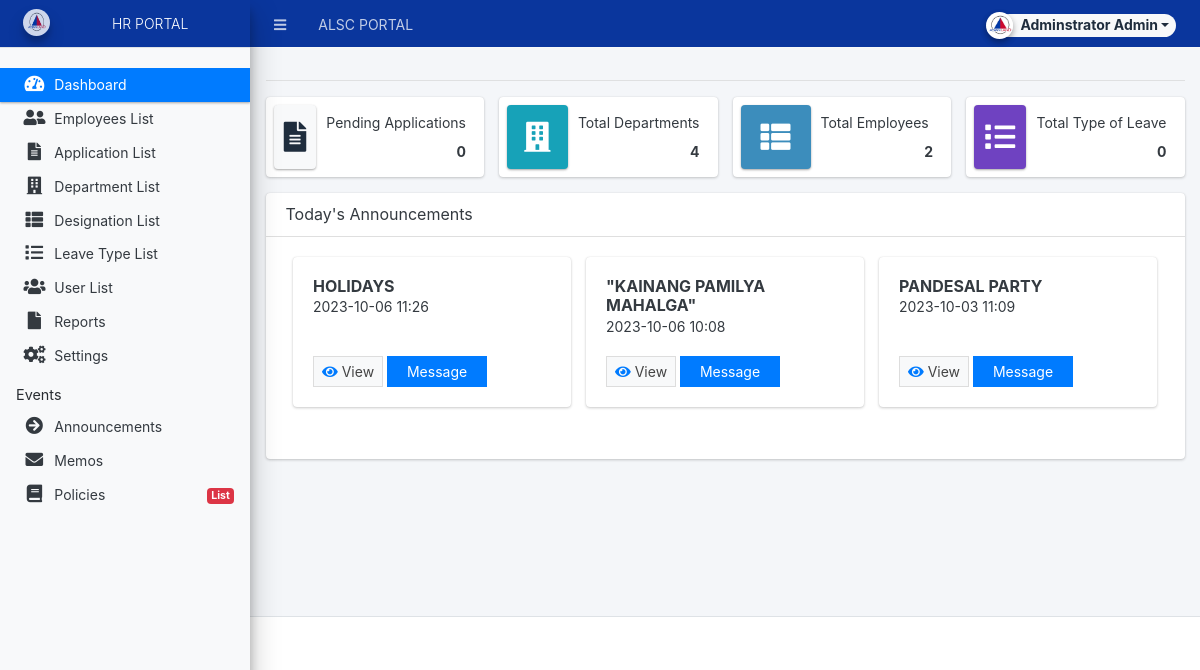
/admin/index.php (signed in), run on an earlier commit of the app's database.
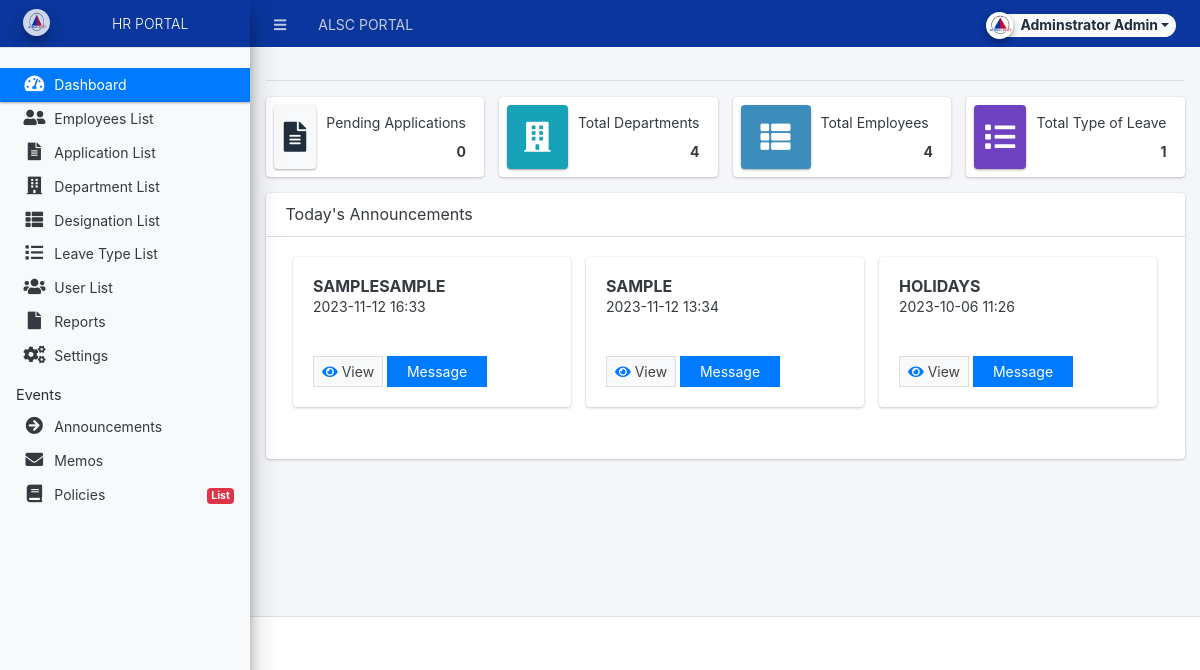
And on a later commit of the database.
### tables this page shows
CREATE TABLE `announcement_list` (
  `id` int(30) NOT NULL,
  `title` text NOT NULL,
  `description` text NOT NULL,
  `date_created` datetime NOT NULL DEFAULT current_timestamp(),
  `date_updated` datetime DEFAULT NULL ON UPDATE current_timestamp(),
  `to_` text NOT NULL,
  `from_` text NOT NULL,
  `date_` datetime NOT NULL,
  `cc_` text NOT NULL,
  `ref_` text NOT NULL,
  `re_` text NOT NULL,
  `message` text NOT NULL
);

### classes/DBConnection.php (called while the page is built, shortened)
<?php
class DBConnection{
    private $host = DB_SERVER;
    private $username = DB_USERNAME;
    private $password = DB_PASSWORD;
    private $database = DB_NAME;
    public $conn;
    public function __construct(){
        if (!isset($this->conn)) {
            $this->conn = new mysqli($this->host, $this->username, $this->password, $this->database);
        }
    }
}
?>

### classes/SystemSettings.php (called while the page is built, shortened)
<?php
class SystemSettings extends DBConnection{
	function userdata($field = ''){
		if(!empty($field)){
			if(isset($_SESSION['userdata'][$field]))
				return $_SESSION['userdata'][$field];
			else
				return null;
		}else{
			return false;
		}
	}
}
$_settings = new SystemSettings();
?>

### admin/home.php (the view, shortened to what this page needs)
<hr class="bg-light">
<?php if($_settings->userdata('type') != 3): ?>
<div class="row">
          <div class="col-12 col-sm-6 col-md-3">
            <div class="info-box">
              <span class="info-box-icon bg-light elevation-1"><i class="fas fa-file-alt"></i></span>
              <div class="info-box-content">
                <span class="info-box-text">Pending Applications</span>
                <span class="info-box-number text-right">
                  <?php
                    $pending = $conn->query("SELECT * FROM `leave_applications` where type != 0 and status = 0 ")->num_rows;
                    echo number_format($pending);
                  ?>
                </span>
              </div>
            </div>
          </div>
          <div class="col-12 col-sm-6 col-md-3">
            <div class="info-box mb-3">
              <span class="info-box-icon bg-info elevation-1"><i class="fas fa-building"></i></span>
              <div class="info-box-content">
                <span class="info-box-text">Total Departments</span>
                <span class="info-box-number text-right">
                  <?php
                    $department = $conn->query("SELECT id FROM `department_list` ")->num_rows;
                    echo number_format($department);
                  ?>
                </span>
              </div>
            </div>
          </div>
          <div class="col-12 col-sm-6 col-md-3">
            <div class="info-box mb-3">
              <span class="info-box-icon bg-lightblue elevation-1"><i class="fas fa-th-list"></i></span>
              <div class="info-box-content">
                <span class="info-box-text">Total Employees</span>
                <span class="info-box-number text-right">
                <?php
                    $employee = $conn->query("SELECT DISTINCT(user_id) as total FROM `employee_meta`")->num_rows;
                    echo number_format($employee);
                  ?>
                </span>
              </div>
            </div>
          </div>
          <div class="col-12 col-sm-6 col-md-3">
            <div class="info-box mb-3">
              <span class="info-box-icon bg-purple elevation-1"><i class="fas fa-list"></i></span>
              <div class="info-box-content">
                <span class="info-box-text">Total Type of Leave</span>
                <span class="info-box-number text-right">
                <?php
                    $leave_types = $conn->query("SELECT id FROM `leave_types` where status = 1 ")->num_rows;
                    echo number_format($leave_types);
                  ?>
                </span>
              </div>
            </div>
          </div>
        </div>
<?php endif; ?>
<div class="card">
  <div class="card-header">
      <h3 class="card-title">Today's Announcements</h3>
  </div>
  <div class="card-body">
    <div class="container-fluid">
      <div class="row">
        <?php
        $qry = $conn->query("SELECT * from `announcement_list` order by date_created desc LIMIT 3");
        while ($row = $qry->fetch_assoc()):
            $row['description'] = strip_tags(stripslashes(html_entity_decode($row['description'])));
        ?>
        <div class="col-md-4 mb-3">
          <div class="card " style="background-color: light; height: 150px;">
            <div class="card-body d-flex flex-column">
              <h5 class="card-title" style="font-weight: bold;"><?php echo $row['title'] ?></h5>
              <p class="card-text"><?php echo ($row['date_updated'] != null) ? date('Y-m-d H:i', strtotime($row['date_updated'])) : date('Y-m-d H:i', strtotime($row['date_created'])); ?></p>
              <div class="mt-auto">
                  <a class="btn btn-flat btn-default btn-sm view_announce"  href="./?page=announcement/view_home&id=<?php echo $row['id'] ?>"><span class="fa fa-eye text-primary"></span> View</a>
                  <a class="btn btn-flat btn-primary msg_announce" href="javascript:void(0)" data-id="<?php echo $row['id'] ?>"><span></span> Message </a>
              </div>
            </div>
          </div>
        </div>
        <?php endwhile; ?>
      </div>
    </div>
  </div>
</div>

What changed in the data, as far as the page shows it:
no longer on this page (row unchanged): announcement_list: title "\"KAINANG PAMILYA MAHALGA\"", date_created "2023-10-06 10:08"
no longer on this page (row edited): announcement_list: title "PANDESAL PARTY", date_created "2023-10-03 11:09"
added announcement_list: title "SAMPLESAMPLE", date_created "2023-11-12 16:33"
added announcement_list: title "SAMPLE", date_created "2023-11-12 13:34"
Also different on the page:
$employee: "2" → "4"
$leave_types: "0" → "1"
